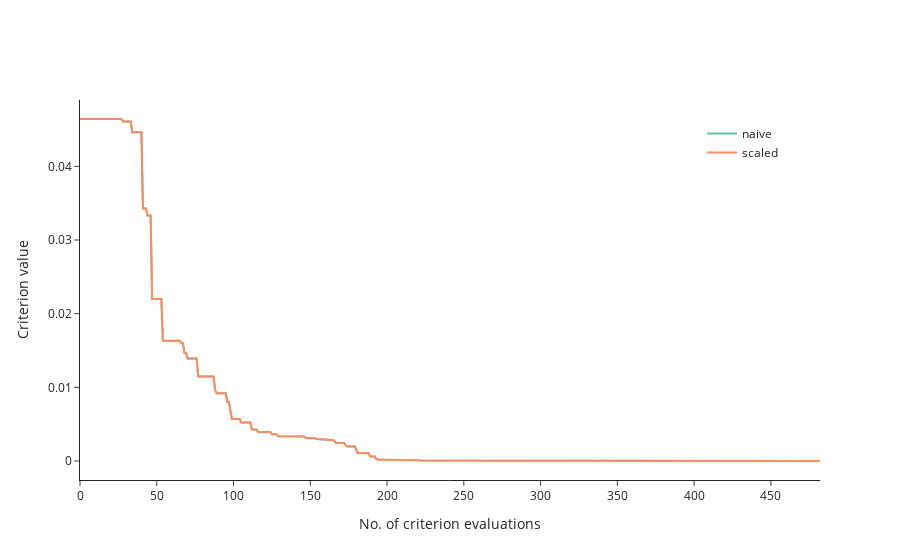

The notebook cell this image was saved under:
### Code cell
res_scaled = em.minimize(
    criterion,
    start_params,
    algorithm=algorithm,
    scaling=True
)


results.update({"scaled": res_scaled})

em.criterion_plot(results, monotone=True)

### Figure 1 — Plotly figure (JSON) as saved in the notebook; plotly's stock layout.template omitted (floating-point values rounded to 4 significant figures; data arrays with more than 128 entries replaced by an {"elided": "..."} marker saying what was removed)
{"data": [{"connectgaps": true, "line": {"color": "rgb(102,194,165)"}, "mode": "lines", "name": "naive", "showlegend": true, "type": "scatter", "x": {"elided": "465 int values"}, "y": {"elided": "465 float values"}}, {"connectgaps": true, "line": {"color": "rgb(252,141,98)"}, "mode": "lines", "name": "scaled", "showlegend": true, "type": "scatter", "x": {"elided": "483 int values"}, "y": {"elided": "483 float values"}}], "layout": {"legend": {"x": 0.95, "xanchor": "right", "y": 0.95, "yanchor": "top"}, "xaxis": {"title": {"text": "No. of criterion evaluations"}}, "yaxis": {"title": {"text": "Criterion value"}}}}
